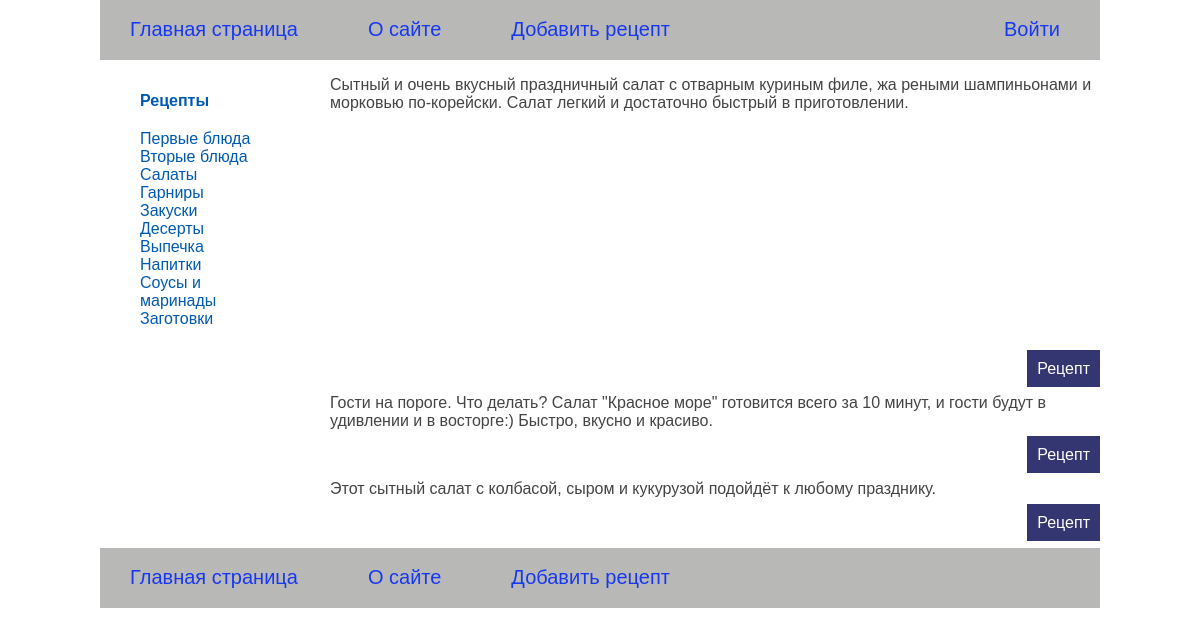
Before: / with the older database file.
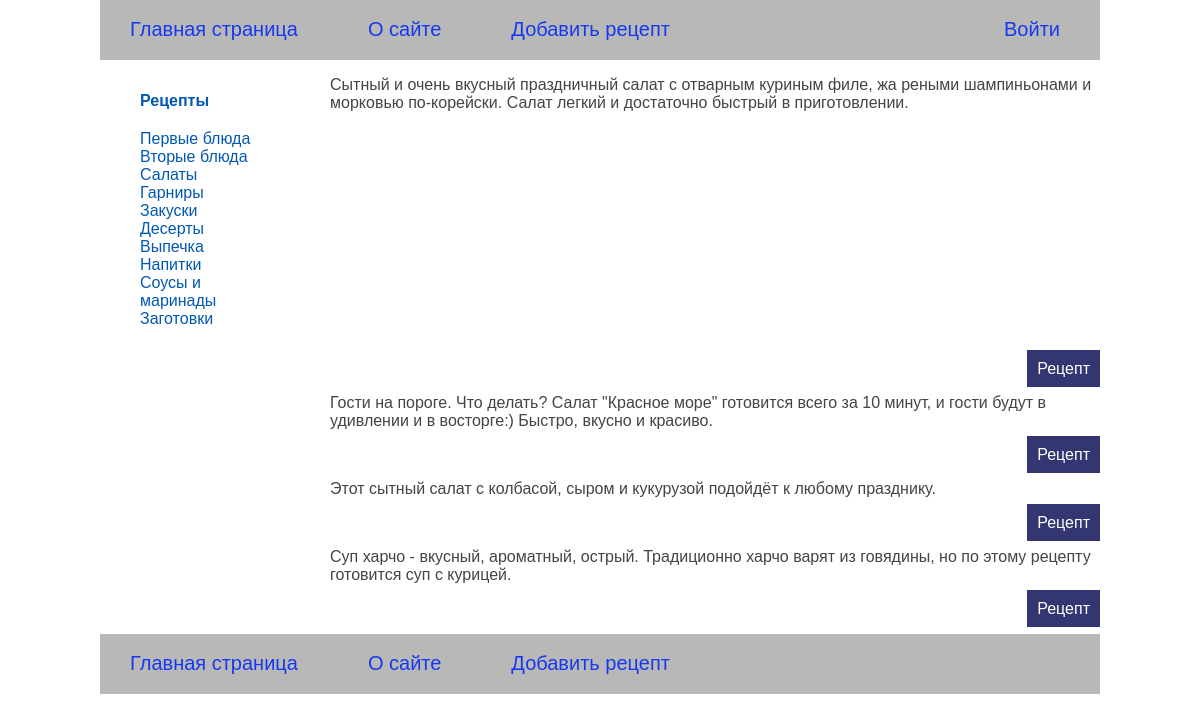
After: the same page with the newer database file.
### recipeapp/models.py (models this page shows, shortened)
class Category(models.Model):
    category_name = models.CharField(max_length=100, db_index=True)
    category_slug = models.SlugField(max_length=100, unique=True, db_index=True)
    def get_absolut_url(self):
        return reverse('category', kwargs={'category_slug': self.category_slug})

class RecipeBase(models.Model):
    recipe_title = models.CharField(max_length=255)
    short_description = models.TextField(blank=True)
    cooking_description = models.TextField(blank=True)
    time_create = models.DateTimeField(auto_now_add=True)
    time_update = models.DateTimeField(auto_now=True)
    category = models.ForeignKey('Category', on_delete=models.PROTECT)
    recipe_ingredients = models.ManyToManyField(
        Ingredients,
        related_name='ingredients_recipe',
        through='Composition',
    )
    def get_absolute_url(self):
        return reverse('detail', kwargs={'detail_id': self.pk})

### recipeapp/views.py (the view)
# urls.py: path('', RecipeIndexView.as_view(), name='home'),
class RecipeIndexView(View):
    def get(self, request: HttpRequest) -> HttpResponse:
        recipes = RecipeBase.objects.all()
        context = {
            'title': 'Главная',
            'menu': menu,
            'recipe': recipes,
            'category_selected': 0,
        }
        return render(request, 'recipeapp/recipe-index.html', context=context)

### recipeapp/templatetags/recipe_tags.py (called while the page is built)
@register.inclusion_tag('recipeapp/list_categories.html')
def show_categories(category_selected_id=0):
    categories = Category.objects.all()
    return {'categories': categories, 'category_selected': category_selected_id}

### recipeapp/templates/recipeapp/recipe-index.html (shortened to what this page needs)
{% extends 'base.html' %}
{% block content %}
  <ul>
    {% for attr in recipe %}
    <li class="li_main_page">
      {% autoescape off %}
      {{ attr.short_description }}
      {% endautoescape %}
        <p class="link-read-detail"><a href="{{ attr.get_absolute_url }}">Рецепт</a></p>
    </li>
    {% endfor %}
  </ul>
{% endblock %}

### recipeapp/templates/recipeapp/list_categories.html
{% for category in categories %}
    {% if category.id == category_selected %}
        <li class="selected">{{ category.category_name }}</li>
    {% else %}
        <li><a href="{{ category.get_absolut_url }}">{{ category.category_name }}</a></li>
    {% endif %}
{% endfor %}

Changed rows visible on the page:
added RecipeBase: short_description "Суп харчо - вкусный, ароматный, острый. Традиционно харчо варят из говядины, но по этому рецепту готовится суп с курицей."
